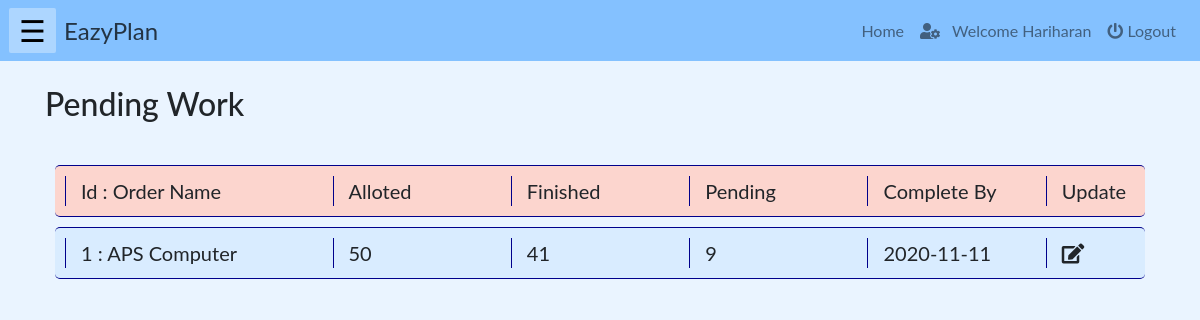
Page /php/pendingwork.php (signed in) on the earlier database version.
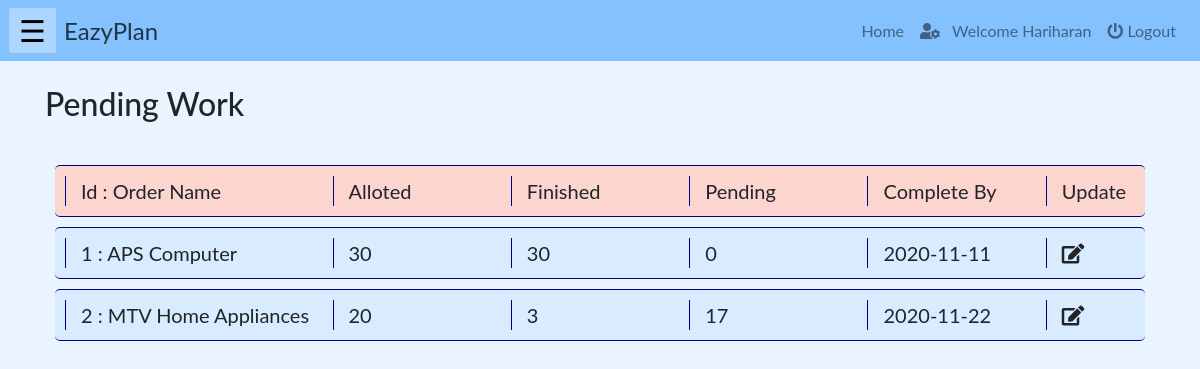
Same page on the later database version.
### tables this page shows
CREATE TABLE `workallocation` (
  `AllocID` int(11) NOT NULL,
  `WorkerID` int(11) NOT NULL,
  `OrderID` int(11) NOT NULL,
  `Quantity` int(11) NOT NULL,
  `CompleteBy` date NOT NULL
);

CREATE TABLE `allorder` (
  `orderID` int(10) NOT NULL,
  `name` varchar(100) NOT NULL,
  `description` varchar(1000) NOT NULL,
  `quantity` int(10) NOT NULL,
  `orderDate` date NOT NULL,
  `completionDate` date NOT NULL,
  `status` varchar(100) NOT NULL,
  `totalEstimatedAmt` int(100) NOT NULL,
  `advanceAmt` int(100) NOT NULL,
  `amtLeft` int(100) NOT NULL
);

CREATE TABLE `workerworkupdate` (
  `workerID` int(10) NOT NULL,
  `orderID` int(10) NOT NULL,
  `productQTY` int(30) NOT NULL,
  `updateTime` date NOT NULL DEFAULT current_timestamp(),
  `AllocID` int(11) NOT NULL
);

### php/pendingwork.php (the view, shortened to what this page needs)
<!DOCTYPE html>
<html lang="en">
    <?php
        include("../php/headLinks.php");
        if(isset($_SESSION["name"]) && ($_SESSION["role"]=='worker') ){
    ?>
    <body>
        <?php
            include("../php/navbar.php");
        ?>
        <div class="container">
        <br><h2>Pending Work</h2><br>
            <div class="row" id="heading">
                <div class="col-md-3" id="val" >Id : Order Name</div>
                <div class="col-md-2" id="val" >Alloted</div>
                <div class="col-md-2" id="val" >Finished</div>
                <div class="col-md-2" id="val" >Pending</div>
                <div class="col-md-2" id="val" >Complete By</div>
                <div class="col-md-1" id="val" >Update</div>
            </div>
            <?php
                include("../connection/config.php");
                $workerid = $_SESSION['userId'];
                $sql1 ="select w.AllocID, w.orderID, o.name as oname, w.Quantity, CompleteBy FROM workallocation w JOIN allorder o on w.orderID = o.orderID where WorkerID = $workerid";
                $requests = mysqli_query($db, $sql1);
                if (!$requests)
                {
                    printf("Error: %s\n", mysqli_error($db));
                    exit();
                }
                else{
                foreach($requests as $request)
                    {
                        $allocid = $request['AllocID'];
                        $sql2 ="select productQTY FROM workerworkupdate where WorkerID = $workerid and AllocID = $allocid";
                        $updates = mysqli_query($db, $sql2);
                        $completed = 0;
                        foreach($updates as $update)
                            $completed = $update['productQTY'];
            ?>
            <div class="row" id="item">
                <div class="col-md-3" id="val" ><?php echo $request['orderID']." : ".$request['oname']; ?></div>
                <div class="col-md-2" id="val" ><?php echo $request['Quantity']; ?></div>
                <div class="col-md-2" id="val" ><?php echo $completed; ?></div>
                <div class="col-md-2" id="val" ><?php echo $request['Quantity'] - $completed; ?></div>
                <div class="col-md-2" id="val" ><?php echo $request['CompleteBy']; ?></div>
                <div class="col-md-1" id="val" ><span class="fas fa-edit" aria-hidden="true" style="cursor:pointer;" onclick="updateWork(<?php echo $allocid; ?>);"></span></div>
            </div>
            <?php
                }
            }
            ?>
        </div>
    </body>
    <?php
        }
    else{
    echo "<h3 style='color:red'>Login to access the page...</h3>";
    echo "<a href='./login.php'>Click here to login</a>";}
    ?>
</html>

Differences in the rows shown:
changed workallocation "APS Computer": Quantity "50" → "30"; workerworkupdate.productQTY "41" → "30"; $request['Quantity']-$completed "9" → "0"
added workallocation: OrderID "2", OrderID.name "MTV Home Appliances", Quantity "20", workerworkupdate.productQTY "3", $request['Quantity']-$completed "17", CompleteBy "2020-11-22"
